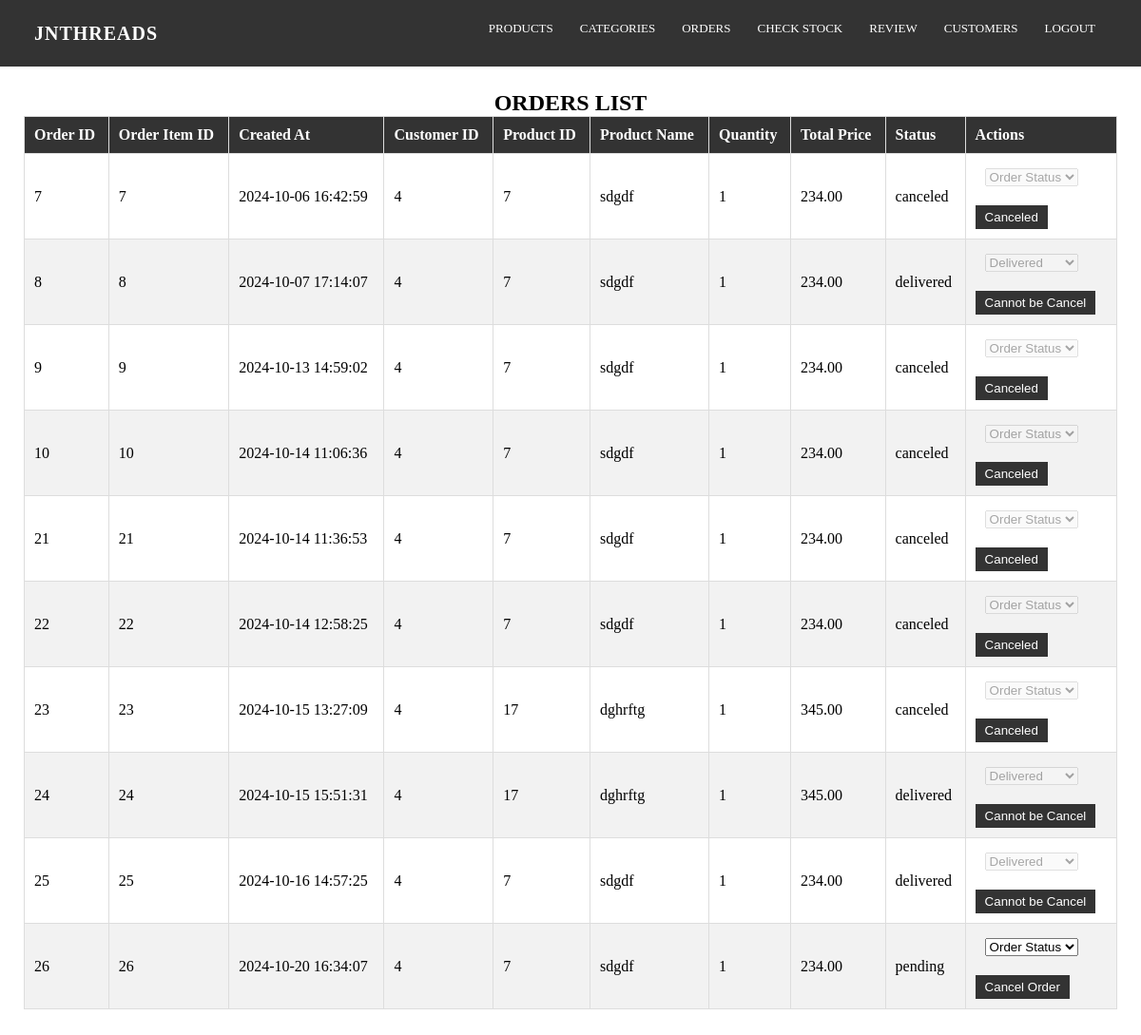
The page /admin/admin_panel.php (signed in) on the database its author committed.
### tables this page shows
CREATE TABLE `orderitems` (
  `order_item_id` int(11) NOT NULL,
  `order_id` int(11) DEFAULT NULL,
  `product_id` int(11) DEFAULT NULL,
  `quantity` int(11) NOT NULL,
  `price` decimal(10,2) NOT NULL
);

CREATE TABLE `orders` (
  `order_id` int(11) NOT NULL,
  `cid` int(11) DEFAULT NULL,
  `total_price` decimal(10,2) NOT NULL,
  `status` enum('pending','shipped','delivered','canceled') DEFAULT 'pending',
  `created_at` timestamp NOT NULL DEFAULT current_timestamp(),
  `updated_at` timestamp NOT NULL DEFAULT current_timestamp() ON UPDATE current_timestamp()
);

CREATE TABLE `products` (
  `product_id` int(11) NOT NULL,
  `name` varchar(100) NOT NULL,
  `description` text DEFAULT NULL,
  `price` decimal(10,2) NOT NULL,
  `stock` int(11) NOT NULL,
  `category_id` int(11) DEFAULT NULL,
  `image_url` varchar(255) DEFAULT NULL,
  `created_at` timestamp NOT NULL DEFAULT current_timestamp(),
  `updated_at` timestamp NOT NULL DEFAULT current_timestamp() ON UPDATE current_timestamp()
);

### admin/admin_panel.php (the view, shortened to what this page needs)
<?php
include('../database/connection.php');
$order_query = "SELECT o.order_id, o.cid AS customer_id, o.total_price, o.status, o.created_at,
                oi.order_item_id, oi.product_id, p.name AS product_name, oi.quantity, oi.price
                FROM orders o
                JOIN orderitems oi ON o.order_id = oi.order_id
                JOIN products p ON oi.product_id = p.product_id
                ORDER BY o.order_id";
$orders = mysqli_query($conn, $order_query);
include('../admin/layout/adminheader.php');
?>
<link rel="stylesheet" href="../css/adminpanel.css">
<div class="main-content">
    <h2 align="center">Orders List</h2>
    <table class="table">
        <thead>
            <tr>
                <th>Order ID</th>
                <th>Order Item ID</th>
                <th>Created At</th>
                <th>Customer ID</th>
                <th>Product ID</th>
                <th>Product Name</th>
                <th>Quantity</th>
                <th>Total Price</th>
                <th>Status</th>
                <th>Actions</th>
            </tr>
        </thead>
        <tbody>
        <?php while ($order = mysqli_fetch_assoc($orders)) { ?>
            <tr>
                <td><?php echo htmlspecialchars($order['order_id']); ?></td>
                <td><?php echo htmlspecialchars($order['order_item_id']); ?></td>
                <td><?php echo htmlspecialchars($order['created_at']); ?></td>
                <td><?php echo htmlspecialchars($order['customer_id']); ?></td>
                <td><?php echo htmlspecialchars($order['product_id']); ?></td>
                <td><?php echo htmlspecialchars($order['product_name']); ?></td>
                <td><?php echo htmlspecialchars($order['quantity']); ?></td>
                <td><?php echo htmlspecialchars($order['total_price']); ?></td>
                <td><?php echo htmlspecialchars($order['status']); ?></td>
                <td>
                    <form action="update_order_status.php" method="POST">
                        <select name="status" onchange="this.form.submit()" class="form-select" <?php if ($order['status'] == 'canceled' || $order['status'] == 'delivered') echo 'disabled'; ?>>
                            <option value="" disable selected>Order Status</option>
                            <option value="delivered" <?php if ($order['status'] == 'delivered') echo 'selected'; ?>>Delivered</option>
                        </select>
                    </form>
                        <?php if ($order['status'] == 'pending'): ?>
                        <button type="button" class="btn btn-danger" data-toggle="modal" data-target="#cancelOrderModal" data-order-id="<?php echo htmlspecialchars($order['order_id']); ?>">
                            Cancel Order
                        </button>
                    <?php else: ?>
                        <button type="button" class="btn btn-secondary" disabled>
                        <?php echo ($order['status'] == 'canceled') ? 'Canceled' : 'Cannot be Cancel'; ?>
                        </button>
                    <?php endif; ?>
                </td>
            </tr>
        <?php } ?>
        </tbody>
    </table>
</div>

### css/adminpanel.css (style rules this page uses)
* { margin: 0; padding: 0; }
body { font-family: 'Times New Roman', Times, serif; }
.main-content h2 { text-align: center; text-transform: uppercase; }
.main-content { flex-grow: 1; padding: 25px; }
table { width: 100%; border-collapse: collapse; margin-bottom: 20px; }
table th, table td { padding: 10px; text-align: left; border: 1px solid #ddd; }
table th { background-color: #333; color: #fff; }
table tr:nth-child(even) { background-color: #f2f2f2; }
button { padding: 5px 10px; margin-right: 5px; background-color: #333; color: #fff; border: none; cursor: pointer; }
form { margin-bottom: 20px; }
form { margin-top: 5px; padding-left: 10px; }

### rows shown on the page
orderitems: order.order_id "7", order_item_id "7", order.created_at "2024-10-06 16:42:59", order.cid "4", product "7", product.name "sdgdf", quantity "1", order.total_price "234.00", order.status "canceled", shows "Canceled"
orderitems: order.order_id "8", order_item_id "8", order.created_at "2024-10-07 17:14:07", order.cid "4", product "7", product.name "sdgdf", quantity "1", order.total_price "234.00", order.status "delivered", status "Delivered", shows "Cannot be Cancel"
orderitems: order.order_id "9", order_item_id "9", order.created_at "2024-10-13 14:59:02", order.cid "4", product "7", product.name "sdgdf", quantity "1", order.total_price "234.00", order.status "canceled", shows "Canceled"
orderitems: order.order_id "10", order_item_id "10", order.created_at "2024-10-14 11:06:36", order.cid "4", product "7", product.name "sdgdf", quantity "1", order.total_price "234.00", order.status "canceled", shows "Canceled"
orderitems: order.order_id "21", order_item_id "21", order.created_at "2024-10-14 11:36:53", order.cid "4", product "7", product.name "sdgdf", quantity "1", order.total_price "234.00", order.status "canceled", shows "Canceled"
orderitems: order.order_id "22", order_item_id "22", order.created_at "2024-10-14 12:58:25", order.cid "4", product "7", product.name "sdgdf", quantity "1", order.total_price "234.00", order.status "canceled", shows "Canceled"
orderitems: order.order_id "23", order_item_id "23", order.created_at "2024-10-15 13:27:09", order.cid "4", product "17", product.name "dghrftg", quantity "1", order.total_price "345.00", order.status "canceled", shows "Canceled"
orderitems: order.order_id "24", order_item_id "24", order.created_at "2024-10-15 15:51:31", order.cid "4", product "17", product.name "dghrftg", quantity "1", order.total_price "345.00", order.status "delivered", status "Delivered", shows "Cannot be Cancel"
orderitems: order.order_id "25", order_item_id "25", order.created_at "2024-10-16 14:57:25", order.cid "4", product "7", product.name "sdgdf", quantity "1", order.total_price "234.00", order.status "delivered", status "Delivered", shows "Cannot be Cancel"
orderitems: order.order_id "26", order_item_id "26", order.created_at "2024-10-20 16:34:07", order.cid "4", product "7", product.name "sdgdf", quantity "1", order.total_price "234.00", order.status "pending"
